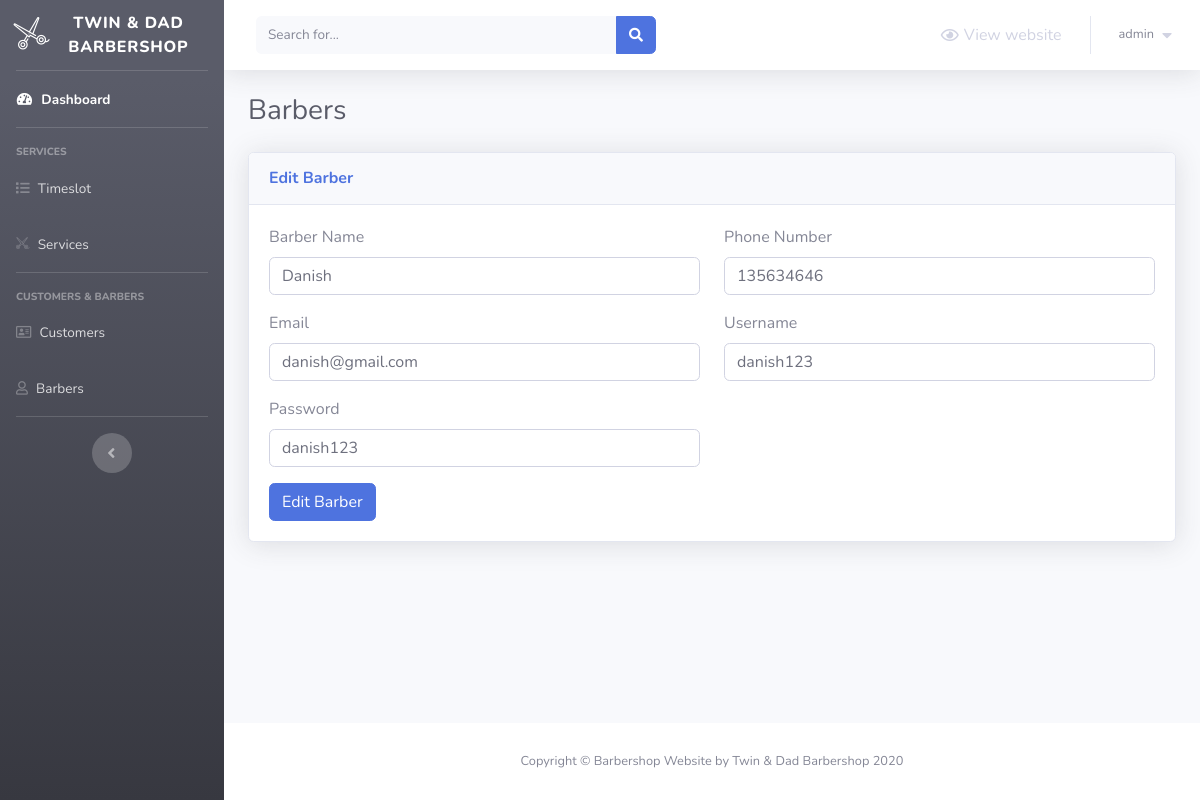
The page /barber-admin/barber-update.php?barber_id=2001 (signed in) on the database as committed earlier.
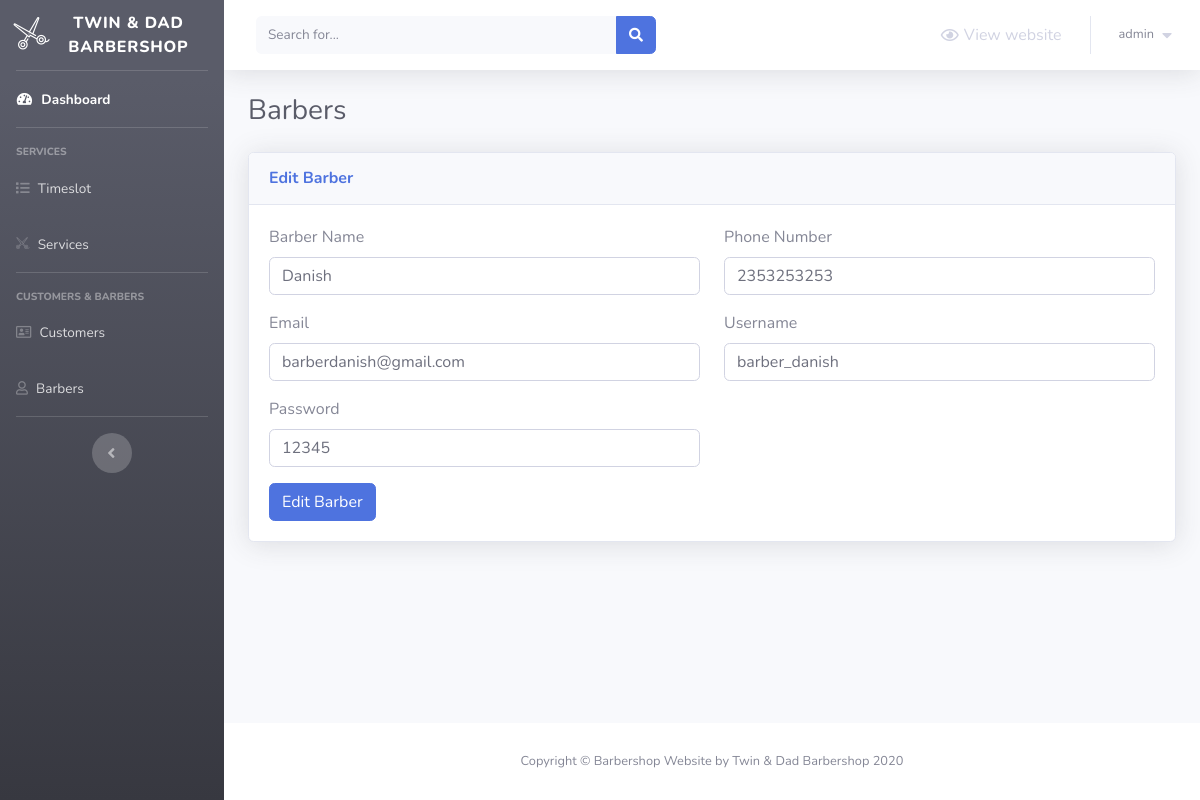
The same page on the database as committed later.
### tables this page shows
CREATE TABLE `barbers` (
  `barber_id` int(11) NOT NULL,
  `barber_name` varchar(255) NOT NULL,
  `barber_phonenum` varchar(255) NOT NULL,
  `barber_email` varchar(255) NOT NULL,
  `barber_un` varchar(255) NOT NULL,
  `barber_password` varchar(255) NOT NULL
);

### barber-admin/barber-update.php (the view, shortened to what this page needs)
<?php
    include 'Includes/functions/functions.php';
    include 'Includes/templates/header.php';
    if(isset($_SESSION['username_barbershop_Xw211qAAsq4']) && isset($_SESSION['password_barbershop_Xw211qAAsq4']))
{
?>
<!DOCTYPE html>
<html lang="en">
<head>
</head>
<body>
    <div class="container-fluid">
        <div class="d-sm-flex align-items-center justify-content-between mb-4">
            <h1 class="h3 mb-0 text-gray-800">Barbers</h1>
        </div>
        <div class="card shadow mb-4">
            <div class="card-header py-3">
                <h6 class="m-0 font-weight-bold text-primary">Edit Barber</h6>
            </div>
            <div class="card-body">
                <form method="POST">
                    <?php
                        $barber_id = $_GET["barber_id"];
                        $ret=mysqli_query($conn,"SELECT * FROM barbers WHERE barber_id='$barber_id'");
                        while ($row=mysqli_fetch_array($ret)) {
                    ?>
                    <div class="row">
                        <div class="col-md-6">
                            <div class="form-group">
                                <label for="barber_name">Barber Name</label>
                                <input type="text" class="form-control" value="<?php echo $row['barber_name']; ?>" placeholder="Barber Name" name="barber_name">
                            </div>
                        </div>
                        <div class="col-md-6">
                            <div class="form-group">
                                <label for="barber_phonenum">Phone Number</label>
                                <input type="text" class="form-control" value="<?php echo $row['barber_phonenum']; ?>" placeholder="Phone Number" name="barber_phonenum" maxlength="10" pattern="[0-9]+">
                            </div>
                        </div>
                        <div class="col-md-6">
                            <div class="form-group">
                                <label for="barber_email">Email</label>
                                <input type="email" class="form-control" value="<?php echo $row['barber_email']; ?>" placeholder="Email" name="barber_email">
                            </div>
                        </div>
                        <div class="col-md-6">
                            <div class="form-group">
                                <label for="barber_un">Username</label>
                                <input type="text" class="form-control" value="<?php echo $row['barber_un']; ?>" placeholder="Barber Username" name="barber_un">
                            </div>
                        </div>
                        <div class="col-md-6">
                            <div class="form-group">
                                <label for="barber_password">Password</label>
                                <input type="text" class="form-control" placeholder="Barber Password" value="<?php echo $row['barber_password']; ?>" name="barber_password" required="true">
                            </div>
                        </div>
                    </div>
                    <?php
                    }
                    ?>
                    <button type="submit" name="edit_barber" class="btn btn-primary">Edit Barber</button>
                </form>
            </div>
        </div>
    </div>
</body>
</html>
<?php
        include 'Includes/templates/footer.php';
    }
    else
    {
        header('Location: login.php');
        exit();
    }
?>

Rows that differ between the two databases and show on the page:
changed barbers "Danish": barber_phonenum "135634646" → "2353253253"; barber_email "danish@gmail.com" → "barberdanish@gmail.com"; barber_un "danish123" → "barber_danish"; barber_password "danish123" → "12345"
